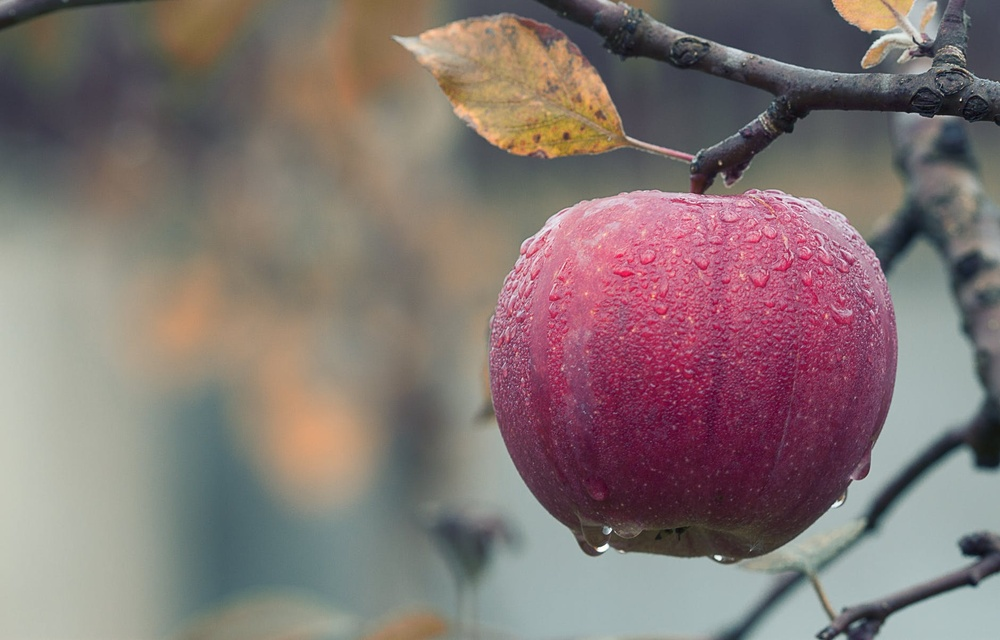
%> input picture image/apple.jpeg, 1000 x 640 px, shrunk from 1880 x 1204 before the run
$ octave test.m   (GNU Octave 9; MATLAB toolbox functions it lacks are replaced by stand-ins)
%> lines starting %> are read from the running program, lines starting %| are printed output that depends on the picture; in (x1, y1, x2, y2) boxes, pixels count from 0 and x2, y2 are one past the last pixel; in counts of white or black regions, pixels touching at a corner belong together; the program's own positions count from 1
### src/sobel.m
function image = sobel(n)
Sx = [-1 0 1;
    -2 0 2;
    -1 0 1];
Sy = [1 2 1;
    0 0 0;
    -1 -2 -1];
Jx = conv2(double(n), double(Sx), 'same');
Jy = conv2(double(n), double(Sy), 'same');
Jedge = sqrt(Jx.^2 + Jy.^2);
image = uint8(Jedge);

### src/roberts.m
function image = roberts(n)
Rx = [1 0; 0 -1];
Ry = [0 1; -1 0];
Jx = conv2(double(n), double(Rx), 'same');
Jy = conv2(double(n), double(Ry), 'same');
Jedge = sqrt(Jx.^2 + Jy.^2);
image = uint8(Jedge);

### src/laplacian4.m
function image = laplacian4(n)
H = [0 1 0;
    1 -4 1;
    0 1 0];
J = conv2(double(n), double(H), 'same');
image = uint8(J);

### src/laplacian8.m
function image = laplacian8(n)
H = [1 1 1;
    1 -8 1;
    1 1 1];
J = conv2(double(n), double(H), 'same');
image = uint8(J);

### src/test.m
Img = imread('apple.jpeg');
%> Img is the input picture: size 640x1000x3 uint8; mean R, G, B 131.6, 117.1, 115.3
I = rgb2gray(Img);
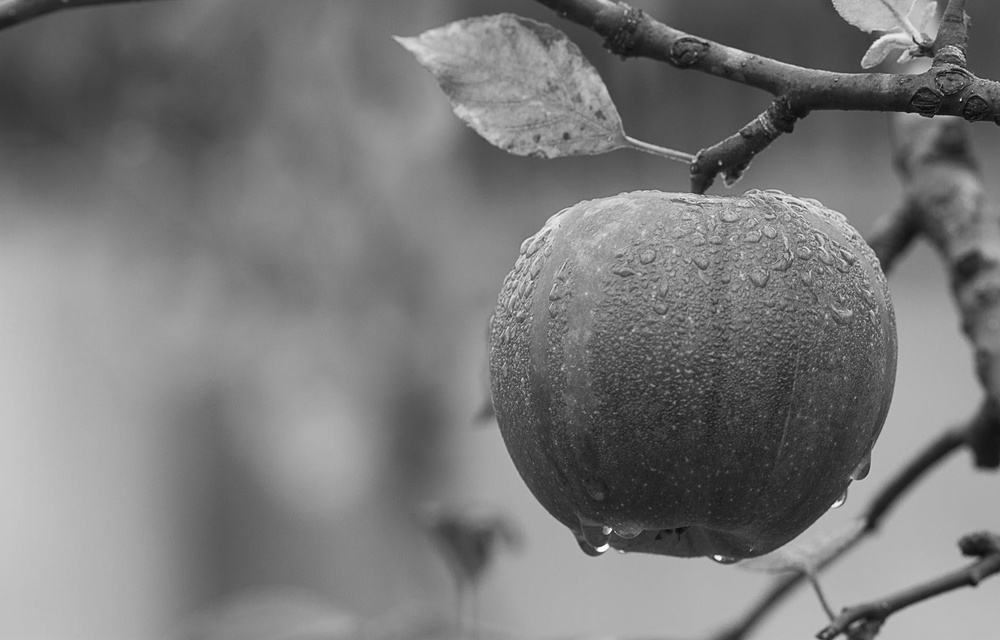
%> I: size 640x1000 uint8; min 3, max 255, mean 121.2

S = sobel(I);
%> in sobel, `Jy = conv2(double(n), double(Sy), 'same');`:
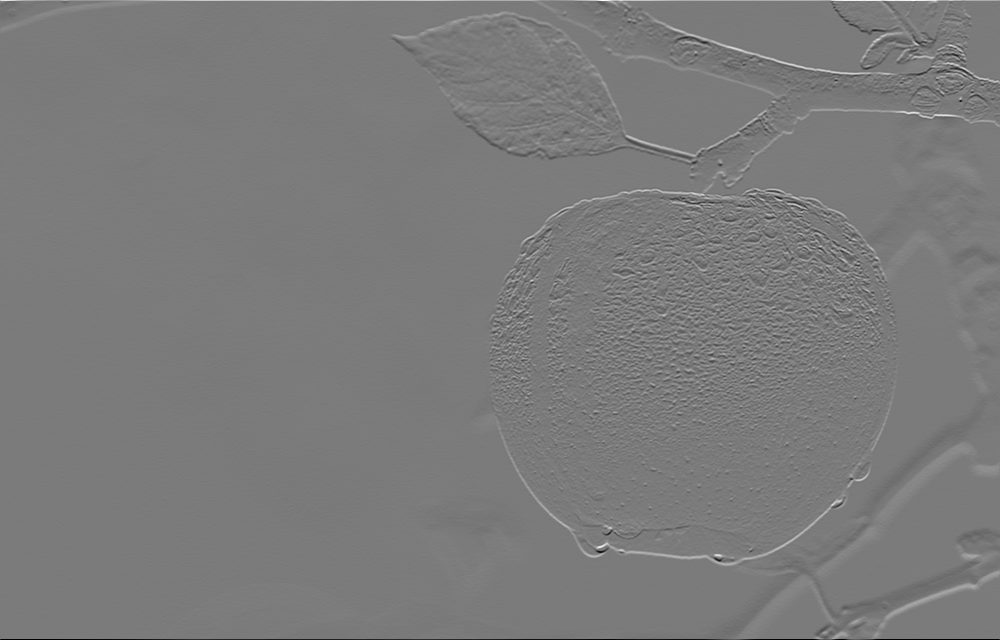
%> Jy: size 640x1000 double; min -768, max 821, mean 0.3; drawn with min black and max white
%> in sobel, `image = uint8(Jedge);`:
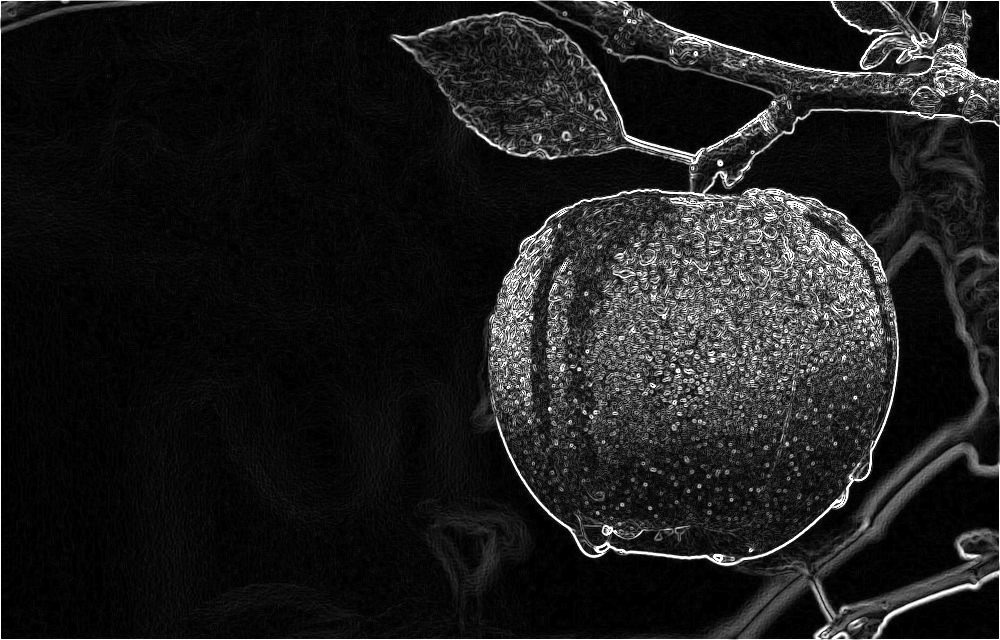
%> image: size 640x1000 uint8; min 0, max 255, mean 29.7
R = roberts(I);
L4 = laplacian4(I);
L8 = laplacian8(I);
%> in laplacian8, `J = conv2(double(n), double(H), 'same');`:
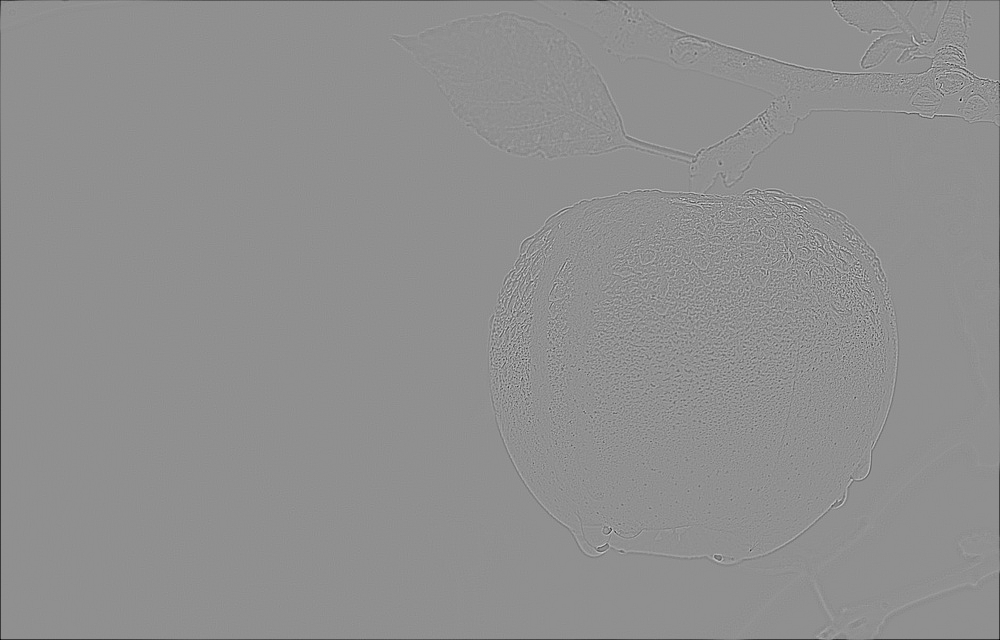
%> J: size 640x1000 double; min -960, max 739, mean -2; drawn with min black and max white
%> in laplacian8, `image = uint8(J);`:
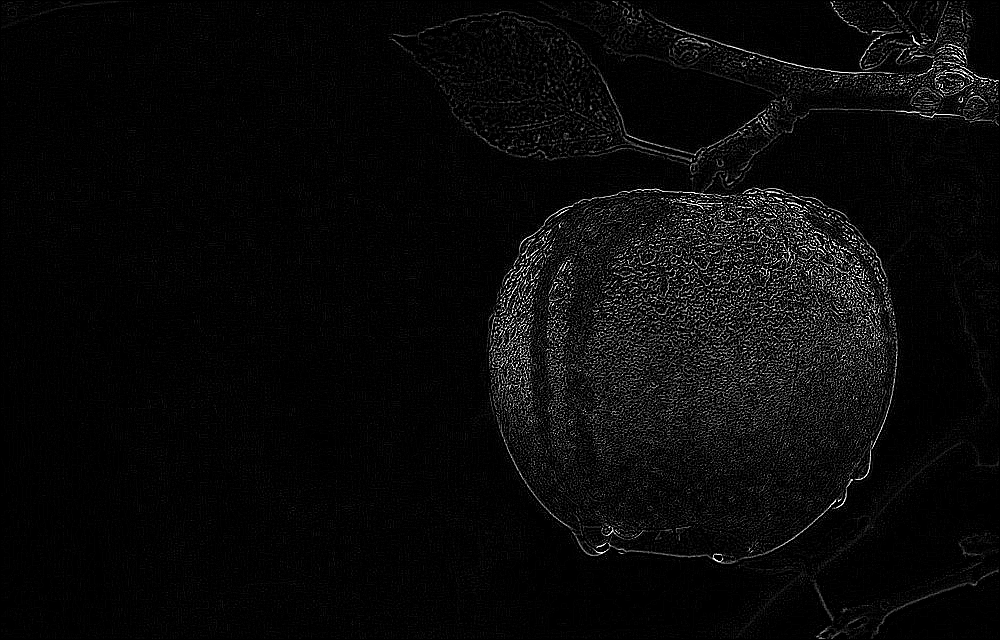
%> image: size 640x1000 uint8; min 0, max 255, mean 9.5

bw = imbinarize(L4,0.001);
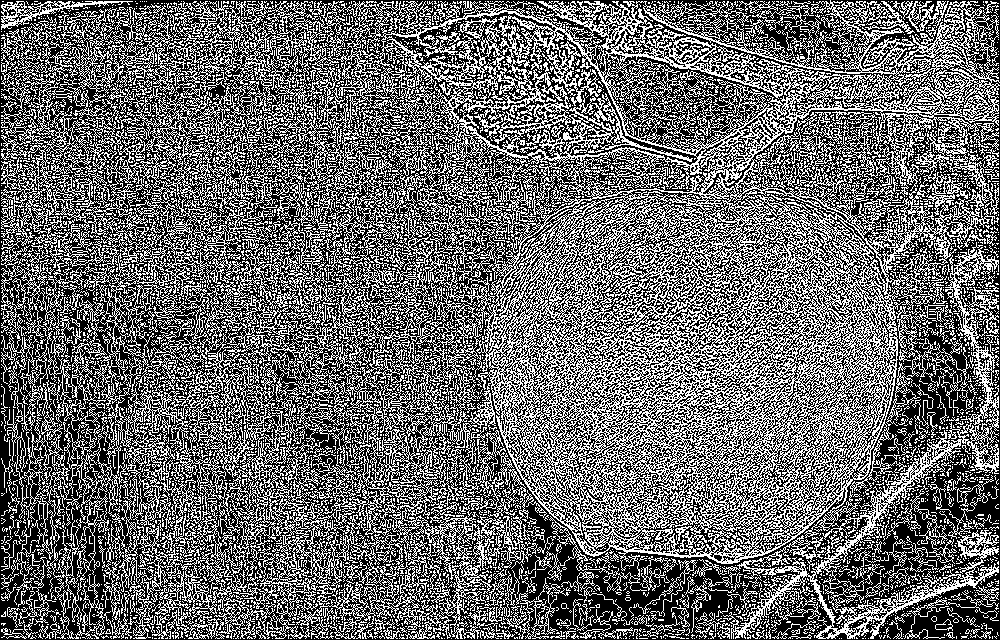
%> bw: size 640x1000 logical; 41.3% white in thin lines or dots
bw = bwareaopen(bw, 1000);
%> bw: size 640x1000 logical; 34.8% white in thin lines or dots
bw = imfill(bw, 'holes');
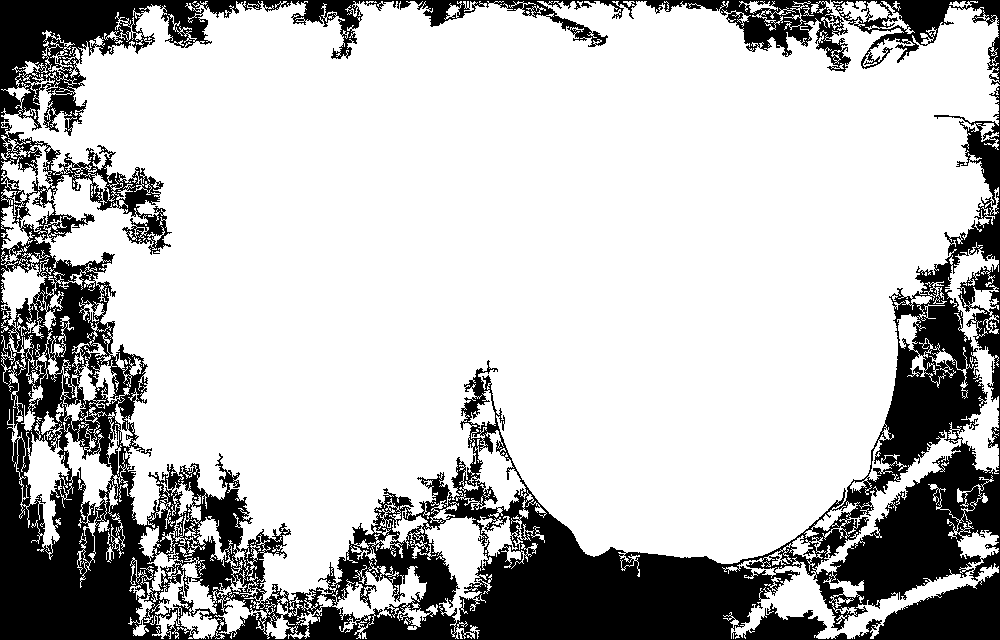
%> bw: size 640x1000 logical; 74.8% white; 2 black regions, box (x1, y1, x2, y2) and area: (0, 0, 1000, 640) 157683, (831, 0, 1000, 85) 3910

% [14 lines of commented-out code are left out]
imshow(bw);
